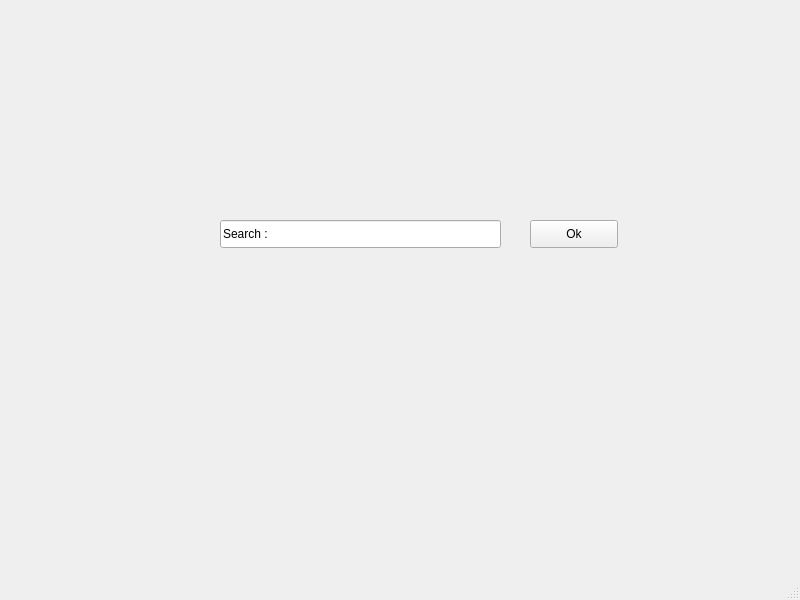
<?xml version="1.0" encoding="UTF-8"?>
<ui version="4.0">
 <class>MainWindow</class>
 <widget class="QMainWindow" name="MainWindow">
  <property name="geometry">
   <rect>
    <x>0</x>
    <y>0</y>
    <width>800</width>
    <height>600</height>
   </rect>
  </property>
  <property name="windowTitle">
   <string>MainWindow</string>
  </property>
  <widget class="QWidget" name="centralwidget">
   <widget class="QPushButton" name="pushButton">
    <property name="geometry">
     <rect>
      <x>530</x>
      <y>220</y>
      <width>88</width>
      <height>28</height>
     </rect>
    </property>
    <property name="text">
     <string>Ok</string>
    </property>
   </widget>
   <widget class="QLineEdit" name="lineEdit">
    <property name="geometry">
     <rect>
      <x>220</x>
      <y>220</y>
      <width>281</width>
      <height>28</height>
     </rect>
    </property>
    <property name="text">
     <string>Search :</string>
    </property>
   </widget>
  </widget>
  <widget class="QMenuBar" name="menubar">
   <property name="geometry">
    <rect>
     <x>0</x>
     <y>0</y>
     <width>800</width>
     <height>25</height>
    </rect>
   </property>
  </widget>
  <widget class="QStatusBar" name="statusbar"/>
 </widget>
 <resources/>
 <connections/>
</ui>
